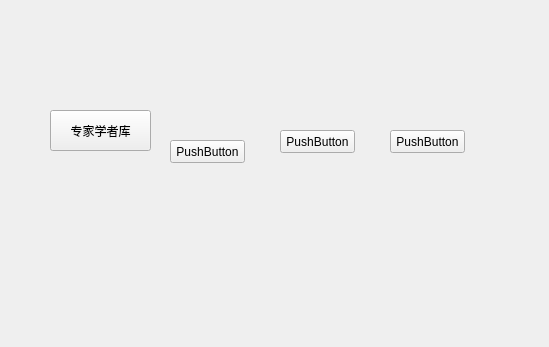
<?xml version="1.0" encoding="UTF-8"?>
<ui version="4.0">
 <class>Form</class>
 <widget class="QWidget" name="Form">
  <property name="geometry">
   <rect>
    <x>0</x>
    <y>0</y>
    <width>549</width>
    <height>347</height>
   </rect>
  </property>
  <property name="windowTitle">
   <string>Form</string>
  </property>
  <widget class="QLabel" name="label">
   <property name="geometry">
    <rect>
     <x>50</x>
     <y>40</y>
     <width>441</width>
     <height>111</height>
    </rect>
   </property>
   <property name="text">
    <string/>
   </property>
   <property name="pixmap">
    <pixmap resource="../RES/img.qrc">:/PIC/标题-秦川-1.png</pixmap>
   </property>
   <property name="scaledContents">
    <bool>true</bool>
   </property>
   <property name="wordWrap">
    <bool>false</bool>
   </property>
  </widget>
  <widget class="QPushButton" name="pushButton">
   <property name="geometry">
    <rect>
     <x>50</x>
     <y>110</y>
     <width>101</width>
     <height>41</height>
    </rect>
   </property>
   <property name="text">
    <string>专家学者库</string>
   </property>
   <property name="icon">
    <iconset>
     <normalon>:/PIC/专家.png</normalon>
    </iconset>
   </property>
   <property name="iconSize">
    <size>
     <width>36</width>
     <height>36</height>
    </size>
   </property>
  </widget>
  <widget class="QPushButton" name="pushButton_2">
   <property name="geometry">
    <rect>
     <x>170</x>
     <y>140</y>
     <width>75</width>
     <height>23</height>
    </rect>
   </property>
   <property name="text">
    <string>PushButton</string>
   </property>
  </widget>
  <widget class="QPushButton" name="pushButton_3">
   <property name="geometry">
    <rect>
     <x>280</x>
     <y>130</y>
     <width>75</width>
     <height>23</height>
    </rect>
   </property>
   <property name="text">
    <string>PushButton</string>
   </property>
  </widget>
  <widget class="QPushButton" name="pushButton_4">
   <property name="geometry">
    <rect>
     <x>390</x>
     <y>130</y>
     <width>75</width>
     <height>23</height>
    </rect>
   </property>
   <property name="text">
    <string>PushButton</string>
   </property>
  </widget>
 </widget>
 <resources>
  <include location="../RES/img.qrc"/>
 </resources>
 <connections/>
</ui>
